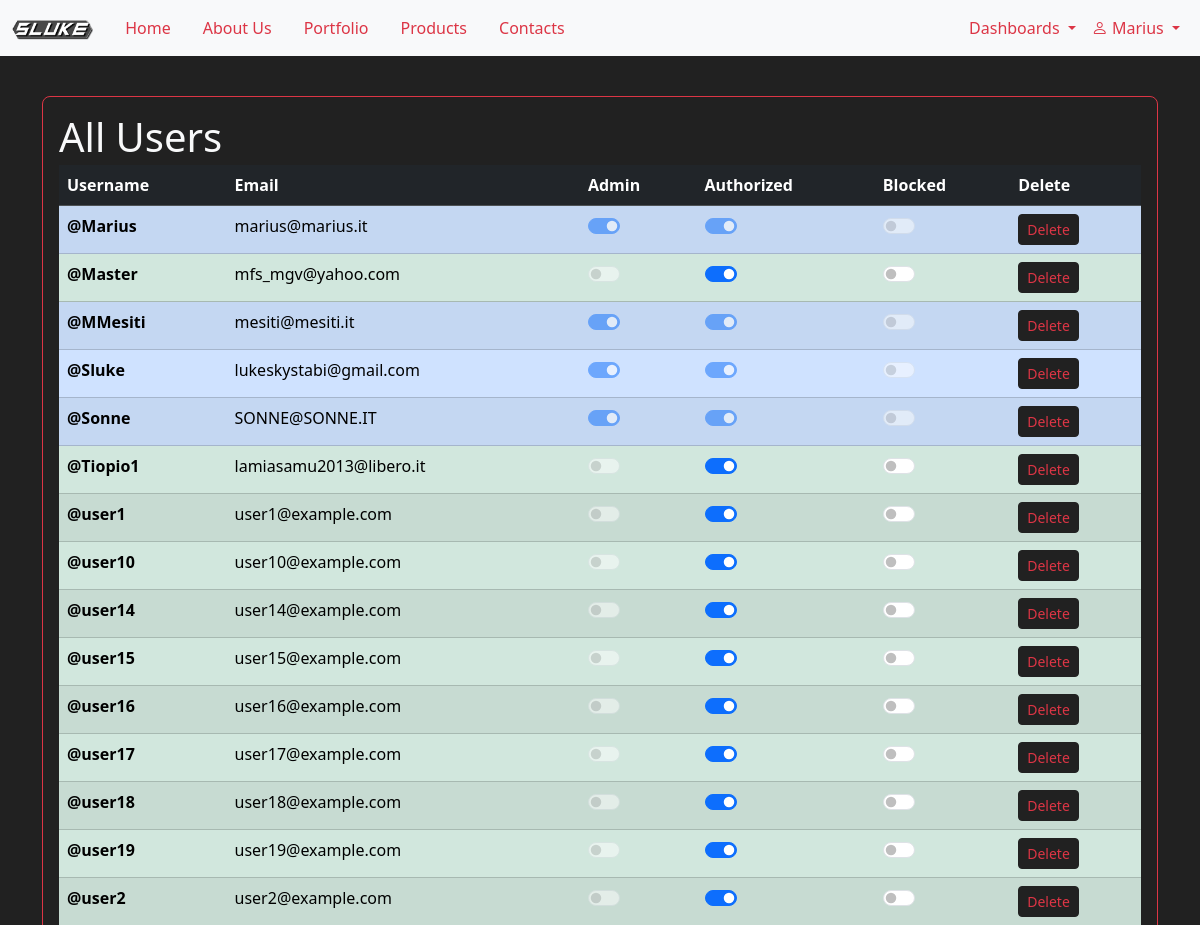
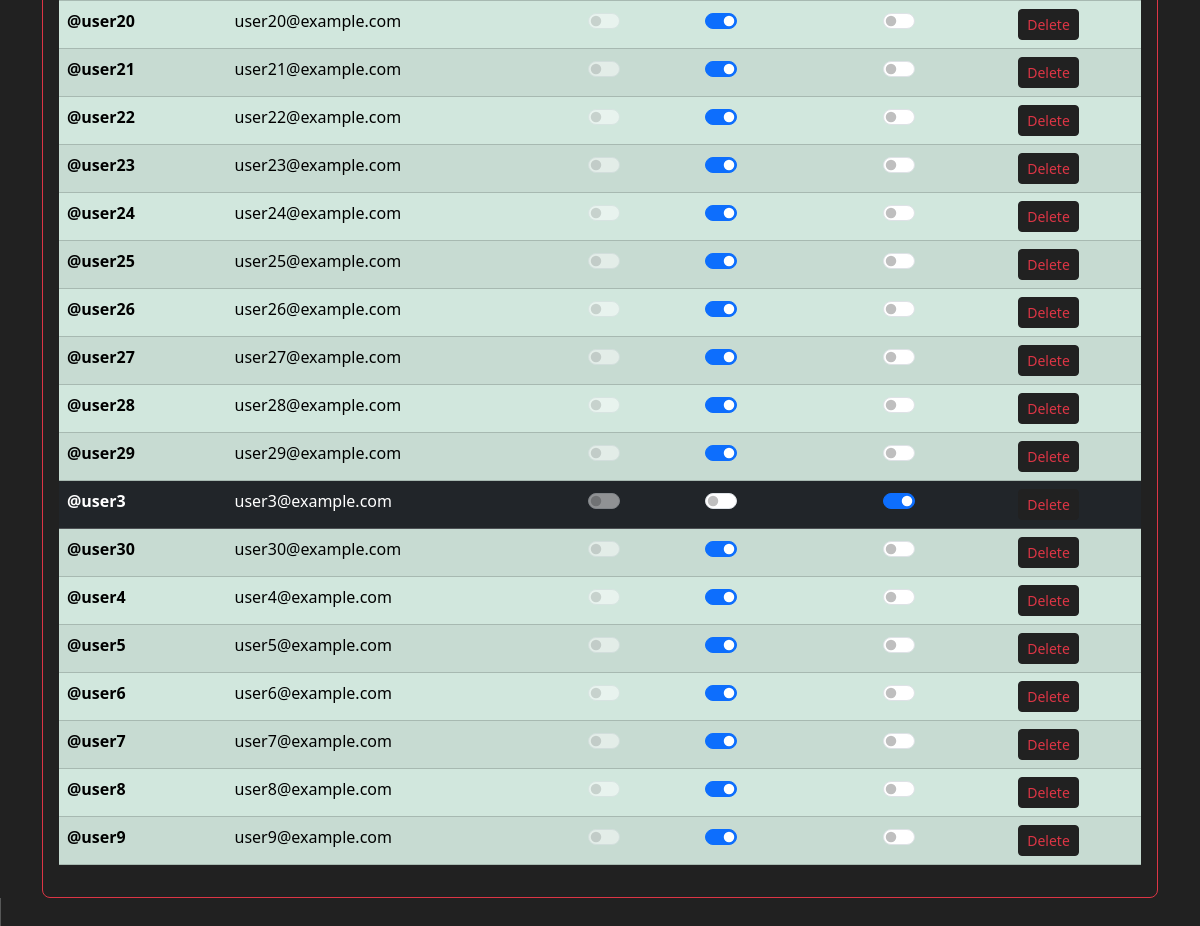
Before: /FRONTEND/admindashboard.php (signed in) with the older database file (2 pictures, top to bottom).
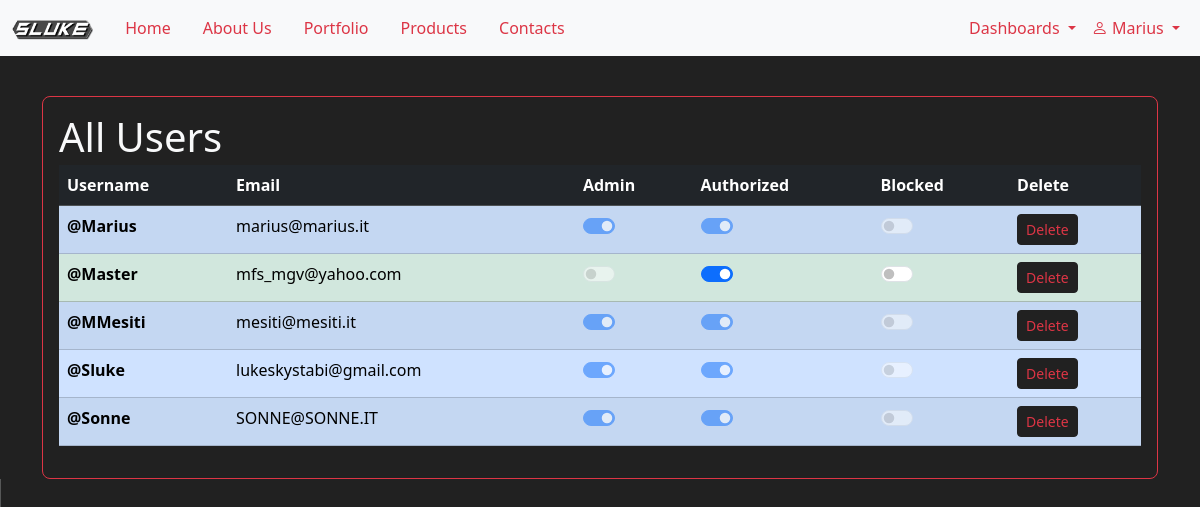
After: the same page with the newer database file.
### tables this page shows
CREATE TABLE `user` (
  `username` varchar(20) NOT NULL,
  `mail` varchar(255) NOT NULL,
  `pwd` varchar(255) NOT NULL,
  `admin` tinyint(1) NOT NULL DEFAULT 0,
  `authorized` tinyint(1) NOT NULL DEFAULT 0,
  `blocked` tinyint(1) NOT NULL DEFAULT 0
);

### FRONTEND/admindashboard.php (the view, shortened to what this page needs)
<!DOCTYPE html>
<html>
<head>
    <link rel="stylesheet" href="https://cdn.jsdelivr.net/npm/bootstrap-icons@1.11.3/font/bootstrap-icons.min.css">
    <link href="https://cdn.jsdelivr.net/npm/bootstrap@5.3.3/dist/css/bootstrap.min.css" rel="stylesheet">
    <link rel="stylesheet" href="../CSS/style.css">
    <link rel="stylesheet" href="../CSS/extra.css">
</head>
<body class="bg-dark text-light  mt-5 pt-5">
    <nav id="navbar" class="navbar navbar-expand-lg navbar-primary bg-light fixed-top">
        <div class="container-fluid justify-content-center">
            <a class="navbar-brand" href="../index.php#home">
                <img src="../IMG/LOGO_NEW-crop.png" alt="" height="20">
            </a>
            <div class="collapse navbar-collapse col-lg-10" id="navbarSupportedContent">
                <ul class="nav nav-pills text-center me-auto flex-column flex-lg-row">
                    <li class="nav-item mt-2 mt-md-0">
                        <a class="nav-link text-primary" aria-current="page" href="../index.php#home">Home</a>
                    </li>
                    <li class="nav-item">
                        <a class="nav-link text-primary" href="../index.php#aboutus">About Us</a>
                    </li>
                    <li class="nav-item">
                        <a class="nav-link text-primary" href="../index.php#portfolio">Portfolio</a>
                    </li>
                    <li class="nav-item">
                        <a class="nav-link  text-primary" href="./products.php">Products</a>
                    </li>
                    <li class="nav-item">
                        <a class="nav-link text-primary" href="../index.php#social">Contacts</a>
                    </li>
                </ul>
                <ul class="navbar-nav ms-auto">
                    <?php
                    switch (true) {
                        case isset($_SESSION['admin']):
                            echo '
                            <li class="nav-item dropdown">
                            <a class="nav-link dropdown-toggle text-primary" href="#" role="button" data-bs-toggle="dropdown" aria-expanded="false">
                                Dashboards
                            </a>
                            <ul class="dropdown-menu">
                                <li class="nav-item"> <a class="nav-link text-primary" href="./productdashboard.php"> Product Dashboard
                                </a>
                            </li>
                                <li class="nav-item"> <a class="nav-link text-primary" href="./admindashboard.php"> Admin Dashboard
                                </a>
                            </li>
                            </ul>
                            </li>
                            ';
                        case isset($_SESSION['username']):
                            echo '<li class="nav-item dropdown"> <a class="nav-link dropdown-toggle text-primary" href="#" role="button" data-bs-toggle="dropdown" aria-expanded="false"><i class="bi bi-person"></i>
                            ' . $_SESSION['username'] . '
                                        </a>
                                         <ul class="dropdown-menu">
                                    </li>
                                    <li class="nav-item"><a class="nav-link text-primary" href="../BACKEND/logout.php">Log out</a>
                                    </li>
                                    </ul>
                                    </li>
                                    ';
                            break;
                    }
                    ?>
            </div>
        </div>
    </nav>
    <div class="container">
        <div class="table-responsive border border-primary rounded-3 p-3">
            <h1 class="mb-1">All Users</h1>
            <table class="table table-dark  table-striped table-hover rounded-3">
                <thead>
                    <tr>
                        <th scope="col">Username</th>
                        <th scope="col">Email</th>
                        <th scope="col">Admin</th>
                        <th scope="col">Authorized</th>
                        <th scope="col">Blocked</th>
                        <th scope="col">Delete</th>
                    </tr>
                </thead>
                <tbody>
                    <?php
                    $conn = dbConnect($_SESSION['username'], $_SESSION['pwd']);
                    $stmt = $conn->prepare('SELECT * FROM user');
                    if ($stmt->execute()) {
                        $result = $stmt->get_result();
                        $i = 1;
                        if ($result->num_rows > 0) {
                            while ($row = $result->fetch_array(MYSQLI_ASSOC)) {
                                switch (true) {
                                    case $row['blocked']:
                                        echo '<tr class="table-dark">';
                                        break;
                                    case $row['admin']:
                                        echo '<tr class="table-primary">';
                                        break;
                                    case $row['authorized']:
                                        echo '<tr class="table-success">';
                                        break;
                                }
                                echo '  <th scope="row">@' . $row['username'] . '</th>
                                <td>' . $row['mail'] . '</td>
                                <td> <div class="form-check form-switch"><input class="form-check-input" name="adm' . $i . '" type="checkbox" disabled ';
                                if ($row['admin']) {
                                    echo 'checked';
                                }
                                echo
                                '></div></td>
                                <td><div class="form-check form-switch">
                                <input class="form-check-input" name="all' . $i . '" type="checkbox" ';
                                if ($row['authorized']) {
                                    echo 'checked onclick="updateUserStatus(\'' . $row['username'] . '\', \'unauthorize\')"';
                                    if ($row['admin']) {
                                        echo ' disabled';
                                    }
                                } else {
                                    echo 'onclick="updateUserStatus(\'' . $row['username'] . '\', \'authorize\')"';
                                }
                                echo '></div></td>';
                                echo '<td><div class="form-check form-switch">
                                <input class="form-check-input" name="all' . $i . '" type="checkbox"';
                                if ($row['blocked']) {
                                    echo 'checked onclick="updateUserStatus(\'' . $row['username'] . '\', \'unblock\')"';
                                } else {
                                    echo 'onclick="updateUserStatus(\'' . $row['username'] . '\', \'block\')"';
                                    if ($row['admin']) {
                                        echo ' disabled';
                                    }
                                }
                                echo '></td><td>
                            <button class="btn text-danger btn-dark btn-sm" onclick="updateUserStatus(\'';
                                echo $row['username'] . '\', \'delete\')">Delete</button></td> </tr>';
                                $i++;
                            }
                        } else {
                            echo "You do not belong here!";
                            return false;
                        }
                    } else {
                        echo "Error in the connection phase";
                        return false;
                    }
                    ?>
                </tbody>
            </table>
        </div>
    </div>
    <div class="d-flex" style="height: 100px;">
    </div>
</body>
</html>

### CSS/extra.css (style rules this page uses)
body { overflow-x: hidden; }
.navbar-brand img { transition: transform 0.3s ease; }
.nav-link { transition: transform 0.3s ease, background-color 0.3s ease, color 0.3s ease, width 0.3s ease, left 0.3s ease; }
.btn { transition: transform 0.3s ease; }
a { transition: transform 0.3s ease; }

Changed rows visible on the page:
removed user: username "Tiopio1", mail "lamiasamu2013@libero.it", admin "☑"
removed user: username "user1", mail "user1@example.com", admin "☑"
removed user: username "user10", mail "user10@example.com", admin "☑"
removed user: username "user14", mail "user14@example.com", admin "☑"
removed user: username "user15", mail "user15@example.com", admin "☑"
removed user: username "user16", mail "user16@example.com", admin "☑"
removed user: username "user17", mail "user17@example.com", admin "☑"
removed user: username "user18", mail "user18@example.com", admin "☑"
removed user: username "user19", mail "user19@example.com", admin "☑"
removed user: username "user2", mail "user2@example.com", admin "☑"
removed user: username "user20", mail "user20@example.com", admin "☑"
removed user: username "user21", mail "user21@example.com", admin "☑"
removed user: username "user22", mail "user22@example.com", admin "☑"
removed user: username "user23", mail "user23@example.com", admin "☑"
removed user: username "user24", mail "user24@example.com", admin "☑"
removed user: username "user25", mail "user25@example.com", admin "☑"
removed user: username "user26", mail "user26@example.com", admin "☑"
removed user: username "user27", mail "user27@example.com", admin "☑"
removed user: username "user28", mail "user28@example.com", admin "☑"
removed user: username "user29", mail "user29@example.com", admin "☑"
removed user: username "user3", mail "user3@example.com", blocked "☑"
removed user: username "user30", mail "user30@example.com", admin "☑"
removed user: username "user4", mail "user4@example.com", admin "☑"
removed user: username "user5", mail "user5@example.com", admin "☑"
removed user: username "user6", mail "user6@example.com", admin "☑"
removed user: username "user7", mail "user7@example.com", admin "☑"
removed user: username "user8", mail "user8@example.com", admin "☑"
removed user: username "user9", mail "user9@example.com", admin "☑"
